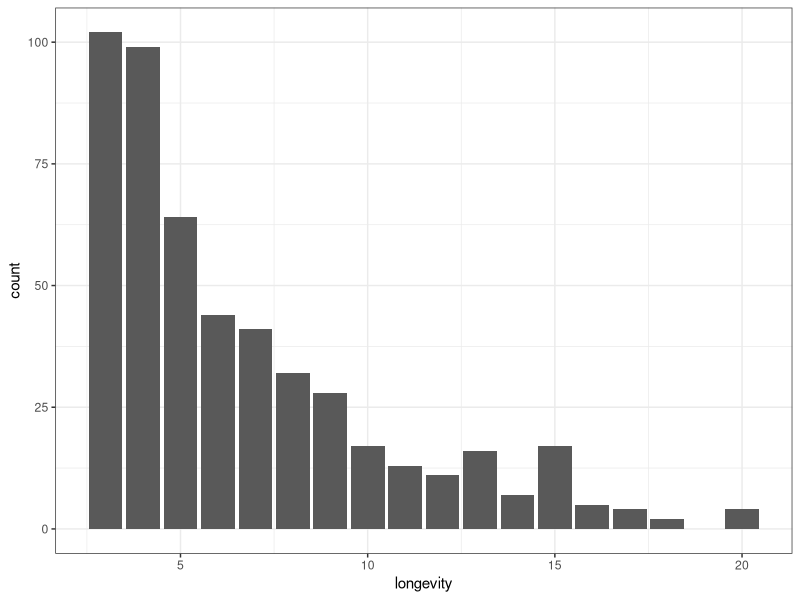
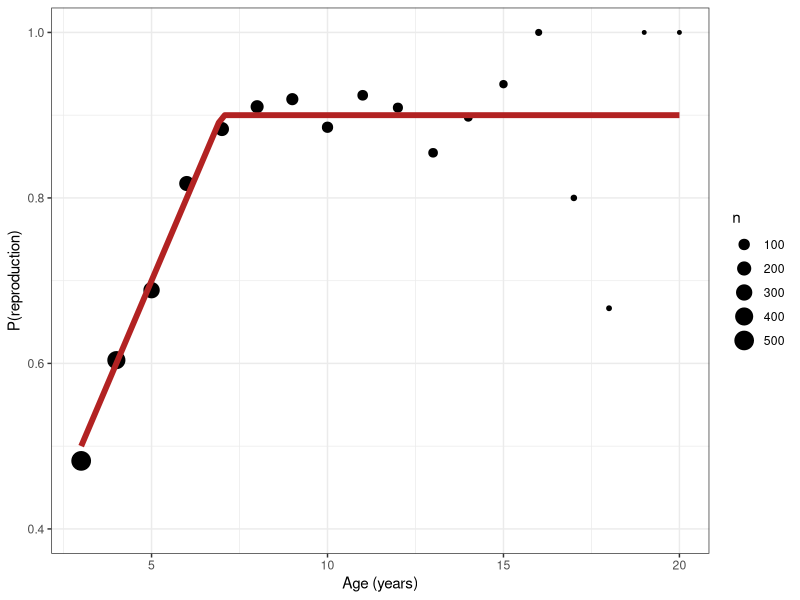
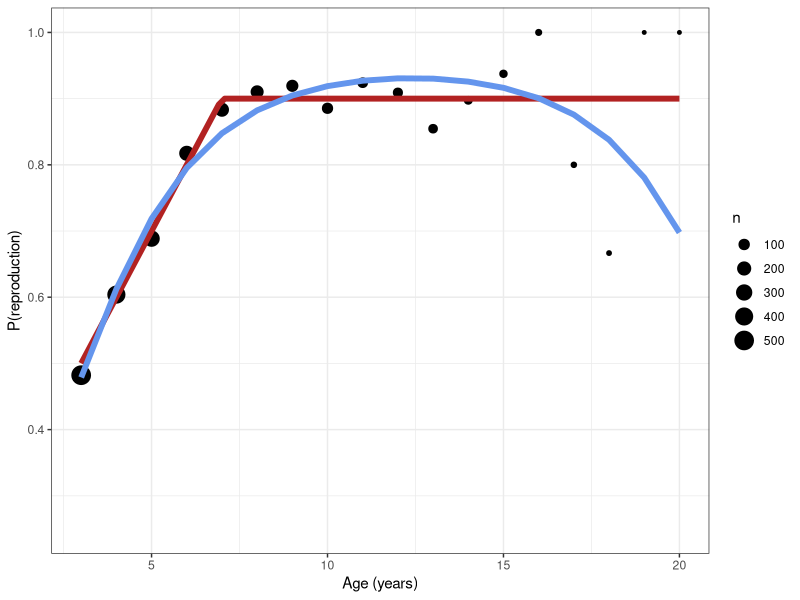
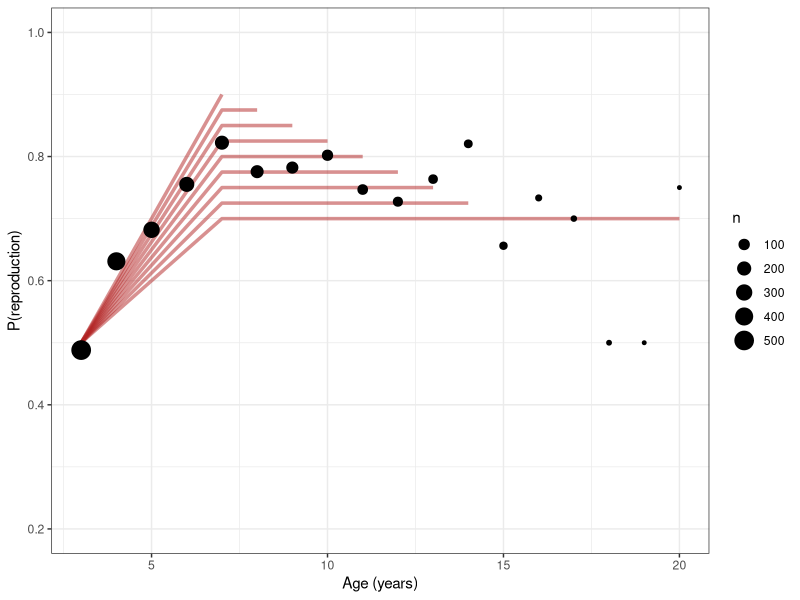
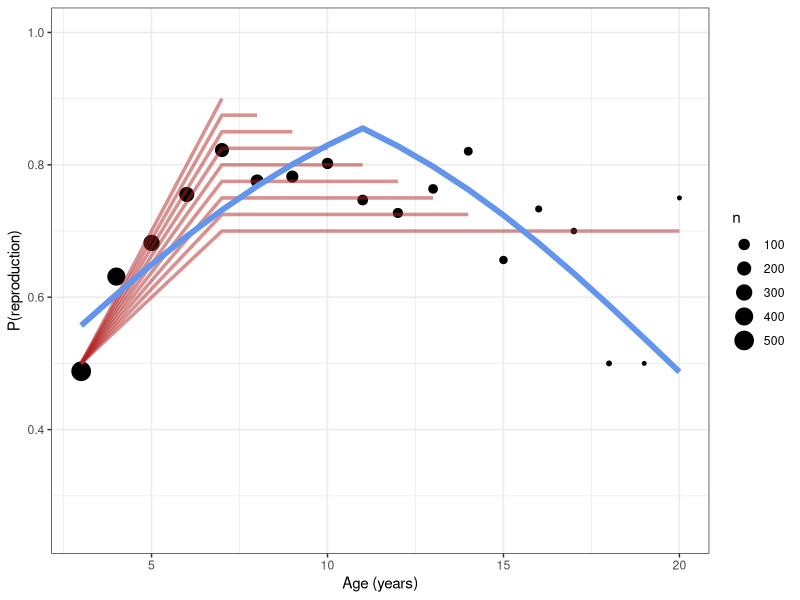

Source code (R) for these figures, in order:
## ---- chunk 1
#| message: false

library(tidyverse)

theme_set(theme_bw())
set.seed(123)

se_prop <- function(p, n) sqrt(p * (1 - p) / n)

## ---- chunk 2

# Set annual survival to be a fixed 0.8
seal_lifespans <- tibble(
  longevity = rgeom(1e3, prob = 1 - 0.8)
) %>% 
  filter(between(longevity, 3, 20))

ggplot(seal_lifespans, aes(longevity)) +
  geom_bar()

## ---- chunk 3

prime_age <- 7
max_prob <- 0.9
min_prob <- 0.5

prob_by_age <- function(a) {
  ifelse(a <= prime_age, 
         min_prob + (max_prob - min_prob) * (a - 3) / (prime_age - 3),
         max_prob)
}

seals_annual <- map(
  seal_lifespans$longevity,
  \(l) {
    tibble(age = seq(3, l),
           repro_prob = prob_by_age(age),
           repro = rbinom(length(age), size = 1, prob = repro_prob))
    }
) %>% 
  list_rbind()

seals_annual %>% 
  group_by(age) %>% 
  summarize(mean_repro = mean(repro),
            n = n()) %>% 
  # Note: add error bars
  ggplot(aes(age, mean_repro)) +
  geom_point(aes(size = n)) +
  stat_function(fun = prob_by_age, color = "firebrick", linewidth = 2) +
  scale_x_continuous("Age (years)") +
  scale_y_continuous("P(reproduction)", limits = c(0.4, 1))

## ---- chunk 4

poly_mod <- glm(repro ~ poly(age, 2), 
                family = binomial(link = "logit"),
                data = seals_annual)

summary(poly_mod)

poly_pred <- tibble(age = seq(min(seals_annual$age),
                              max(seals_annual$age))) %>% 
  mutate(repro_prob = predict(poly_mod, 
                              newdata = .,
                              type = "response"))

seals_annual %>% 
  group_by(age) %>% 
  summarize(mean_repro = mean(repro),
            n = n()) %>% 
  # Note: add error bars
  ggplot(aes(age, mean_repro)) +
  geom_point(aes(size = n)) +
  stat_function(fun = prob_by_age, color = "firebrick", linewidth = 2) +
  geom_line(aes(y = repro_prob), 
            poly_pred, 
            color = "cornflowerblue", 
            linewidth = 2) +
  scale_x_continuous("Age (years)") +
  scale_y_continuous("P(reproduction)", limits = c(0.25, 1))
## ---- chunk 5

prob_age3 <- 0.5
plateau_age1 <- 7
plateau_long1 <- 0.9
plateau_age2 <- 15
plateau_long2 <- 0.7

prob_by_longevity <- function(a, l) {
  plateau <- approx(x = c(plateau_age1, plateau_age2),
                    y = c(plateau_long1, plateau_long2),
                    xout = l,
                    rule = 2)$y
  
  p <- approx(x = c(3, plateau_age1),
              y = c(prob_age3, plateau),
              xout = a,
              rule = 2)$y
  
  p
}

prime_age <- 11
seals_annual2 <- map(
  seal_lifespans$longevity,
  \(l) {
    tibble(age = seq(3, l),
           age2 = age - prime_age,
           age_cat = ifelse(age2 <= 0,
                            "Pre-senescent",
                            "Senescent"),
           repro_prob = map2_dbl(age, l, prob_by_longevity),
           repro = rbinom(length(age), size = 1, prob = repro_prob))
    }
) %>% 
  list_rbind()

repro_probs <- map(
  plateau_age1:plateau_age2,
  \(l) {
    tibble(longevity = factor(l),
           age = seq(3, l),
           p = map2_dbl(age, l, prob_by_longevity))
  }
) %>% 
  list_rbind()
repro_probs$age[repro_probs$age == 15 &
                  repro_probs$longevity == 15] <- 20

seals_annual2 %>% 
  group_by(age) %>% 
  summarize(mean_repro = mean(repro),
            n = n()) %>% 
  # Note: add error bars
  ggplot(aes(age, mean_repro)) +
  geom_line(aes(y = p, group = longevity), 
               repro_probs,
               color = "firebrick", 
               linewidth = 1.2,
               alpha = 0.5) +
  geom_point(aes(size = n)) +
  scale_x_continuous("Age (years)") +
  scale_y_continuous("P(reproduction)", limits = c(0.2, 1))

## ---- chunk 6

disappear_mod <- glm(repro ~ age2 : age_cat, 
                     family = binomial(link = "logit"),
                     data = seals_annual2)

summary(disappear_mod)

disappear_pred <- tibble(age = seq(min(seals_annual2$age),
                                   max(seals_annual2$age)),
                         age2 = age - prime_age,
                         age_cat = ifelse(age2 <= 0,
                                          "Pre-senescent",
                                          "Senescent")) %>% 
  mutate(repro_prob = predict(disappear_mod, 
                              newdata = .,
                              type = "response"))

seals_annual2 %>% 
  group_by(age, age_cat) %>% 
  summarize(mean_repro = mean(repro),
            n = n(),
            .groups = "drop") %>% 
  # Note: add error bars
  ggplot(aes(age, mean_repro)) +
  geom_point(aes(size = n)) +
  geom_line(aes(y = p, group = longevity), 
               repro_probs,
               color = "firebrick", 
               linewidth = 1.2,
               alpha = 0.5) +
  geom_line(aes(y = repro_prob), 
            disappear_pred, 
            color = "cornflowerblue", 
            linewidth = 2) +
  scale_x_continuous("Age (years)") +
  scale_y_continuous("P(reproduction)", limits = c(0.25, 1))

